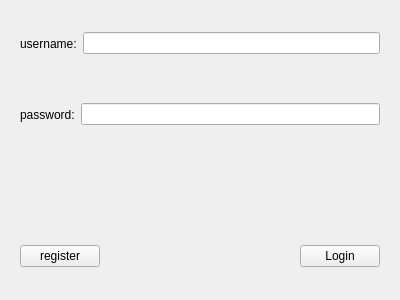
<?xml version="1.0" encoding="UTF-8"?>
<ui version="4.0">
 <class>Client_login</class>
 <widget class="QWidget" name="Client_login">
  <property name="geometry">
   <rect>
    <x>0</x>
    <y>0</y>
    <width>400</width>
    <height>300</height>
   </rect>
  </property>
  <property name="windowTitle">
   <string>Form</string>
  </property>
  <layout class="QVBoxLayout" name="verticalLayout_2">
   <item>
    <widget class="QWidget" name="widget_3" native="true">
     <layout class="QHBoxLayout" name="horizontalLayout_5">
      <item>
       <widget class="QLabel" name="label_3">
        <property name="text">
         <string>username:</string>
        </property>
       </widget>
      </item>
      <item>
       <widget class="QLineEdit" name="username"/>
      </item>
     </layout>
    </widget>
   </item>
   <item>
    <widget class="QWidget" name="widget_4" native="true">
     <layout class="QHBoxLayout" name="horizontalLayout_4">
      <item>
       <widget class="QLabel" name="label_4">
        <property name="text">
         <string>password:</string>
        </property>
       </widget>
      </item>
      <item>
       <widget class="QLineEdit" name="password">
        <property name="echoMode">
         <enum>QLineEdit::Password</enum>
        </property>
       </widget>
      </item>
     </layout>
    </widget>
   </item>
   <item>
    <widget class="QWidget" name="widget_5" native="true">
     <layout class="QHBoxLayout" name="horizontalLayout_7">
      <item>
       <spacer name="horizontalSpacer_3">
        <property name="orientation">
         <enum>Qt::Horizontal</enum>
        </property>
        <property name="sizeHint" stdset="0">
         <size>
          <width>173</width>
          <height>20</height>
         </size>
        </property>
       </spacer>
      </item>
      <item>
       <widget class="QLabel" name="state">
        <property name="text">
         <string/>
        </property>
       </widget>
      </item>
      <item>
       <spacer name="horizontalSpacer_4">
        <property name="orientation">
         <enum>Qt::Horizontal</enum>
        </property>
        <property name="sizeHint" stdset="0">
         <size>
          <width>173</width>
          <height>20</height>
         </size>
        </property>
       </spacer>
      </item>
     </layout>
    </widget>
   </item>
   <item>
    <widget class="QWidget" name="widget_2" native="true">
     <layout class="QHBoxLayout" name="horizontalLayout_6">
      <item>
       <widget class="QPushButton" name="btn_register">
        <property name="text">
         <string>register</string>
        </property>
       </widget>
      </item>
      <item>
       <spacer name="horizontalSpacer_2">
        <property name="orientation">
         <enum>Qt::Horizontal</enum>
        </property>
        <property name="sizeHint" stdset="0">
         <size>
          <width>273</width>
          <height>20</height>
         </size>
        </property>
       </spacer>
      </item>
      <item>
       <widget class="QPushButton" name="login">
        <property name="text">
         <string>Login</string>
        </property>
       </widget>
      </item>
     </layout>
    </widget>
   </item>
  </layout>
 </widget>
 <resources/>
 <connections/>
</ui>
